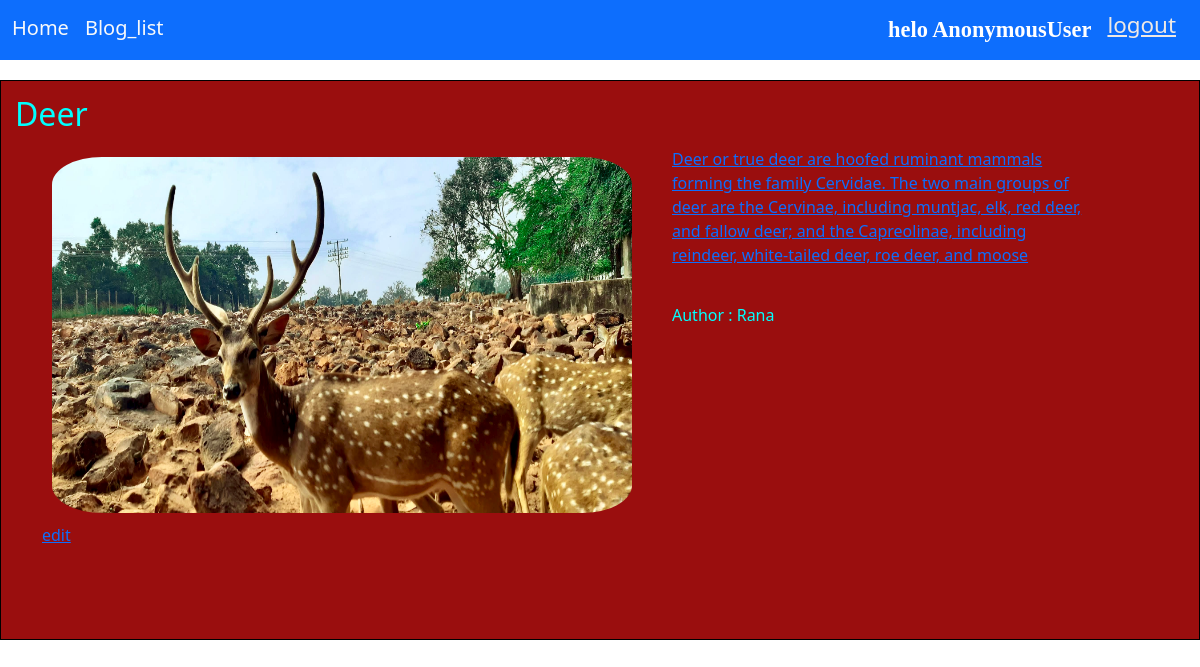
Page /blog/36 on the committed database.
### blog/models.py (models this page shows, shortened)
class Post(models.Model):
    title = models.CharField(max_length=80)
    image = models.ImageField(upload_to='images/')
    content = models.TextField()
    author = models.CharField(max_length=100)
    created_at = models.DateTimeField(default= datetime.now)
    deleted_at = models.DateTimeField(default= datetime.now)

### blog/views.py (the view)
# urls.py: path('blog/<int:id>',blog_page,name = 'blog_page'),
def blog_page(request,id):
    data = get_object_or_404(Post,id = id)
    context = {'data': data}
    return render(request,'blog.html',context)

### templates/blog.html (shortened to what this page needs)
<!DOCTYPE html>
<html lang="en">
<head>
    <link href="https://cdn.jsdelivr.net/npm/bootstrap@5.3.0-alpha3/dist/css/bootstrap.min.css" rel="stylesheet">
</head>
<body>
    <nav class="navbar bg-primary" data-bs-theme="dark" >
        <div style="flex-direction: row; display: flex;  width: 100%;">
          <div class="container-fluid" style="display: flex;flex-direction: row;">
            <a class="navbar-brand text-light" href="{%url 'home'%}">Home</a>
            <a class="navbar-brand text-light"  href = "{% url 'page_list' %}">Blog_list</a>
          </div>
            <div style="display: flex; justify-content: space-evenly; flex-direction: row; margin-right: 2vw;">
              <span class="navbar-brand" style=" font-family: cursive;font-weight: bold; color: white;font-size: 1.4em;" >helo {{request.user}}</span>
              <a href="{% url 'logout'%}"  style="color: rgb(239, 233, 229); font-size: 1.4em; ">logout</a>
            </div>
        </div>
      </nav>
    <div>
        {% if data%}
            <div style="border: solid black 1px ; margin-top: 20px; height: 70vh; width: 100%;background-color: rgb(154, 14, 14);">
                <h2 style="margin: 14px;color: aqua;">{{data.title}}</h2>
                <div class="container">
                    <div class="row" style="color: aqua;">
                      <div style="display: flex; flex-direction: row;">
                        <div  style="display:flex; flex-direction: column;margin-right: 30px;height: 50vh;">
                            <img style="height:50vh; width:50vw; padding: 10px; border-radius: 10%;" src="{{ data.image.url }}" alt="{{ data.title }}">
                            <a href="{%url 'edit_image' data.id %}">edit</a>
                        </div>
                        <div style="display: flex; flex-direction: column; margin-right: 20px;height:60vh;width: 90vw;">
                            <p class="text-light" style="width: 35vw;text-decoration: none;"><a href="{% url 'edit' data.id%}">{{ data.content }}</a></p>
                            <p style="margin-top: 20px;"> Author :  {{ data.author }}</p>
                        </div>
                      </div>
                    </div>
                </div>
            </div>
        {%endif%}
    </div>
</body>
</html>

### rows in the picture
Post: title "Deer", image (picture), content "Deer or true deer are hoofed ruminant mammals forming the family Cervidae. The two main groups of deer are the Cervinae, including muntjac, elk, red deer, and fallow deer; and the Capreolinae, including reindeer, white-tailed deer, roe deer, and moose", author "Rana"

### other values in the picture
{{ request.user }} "AnonymousUser"
